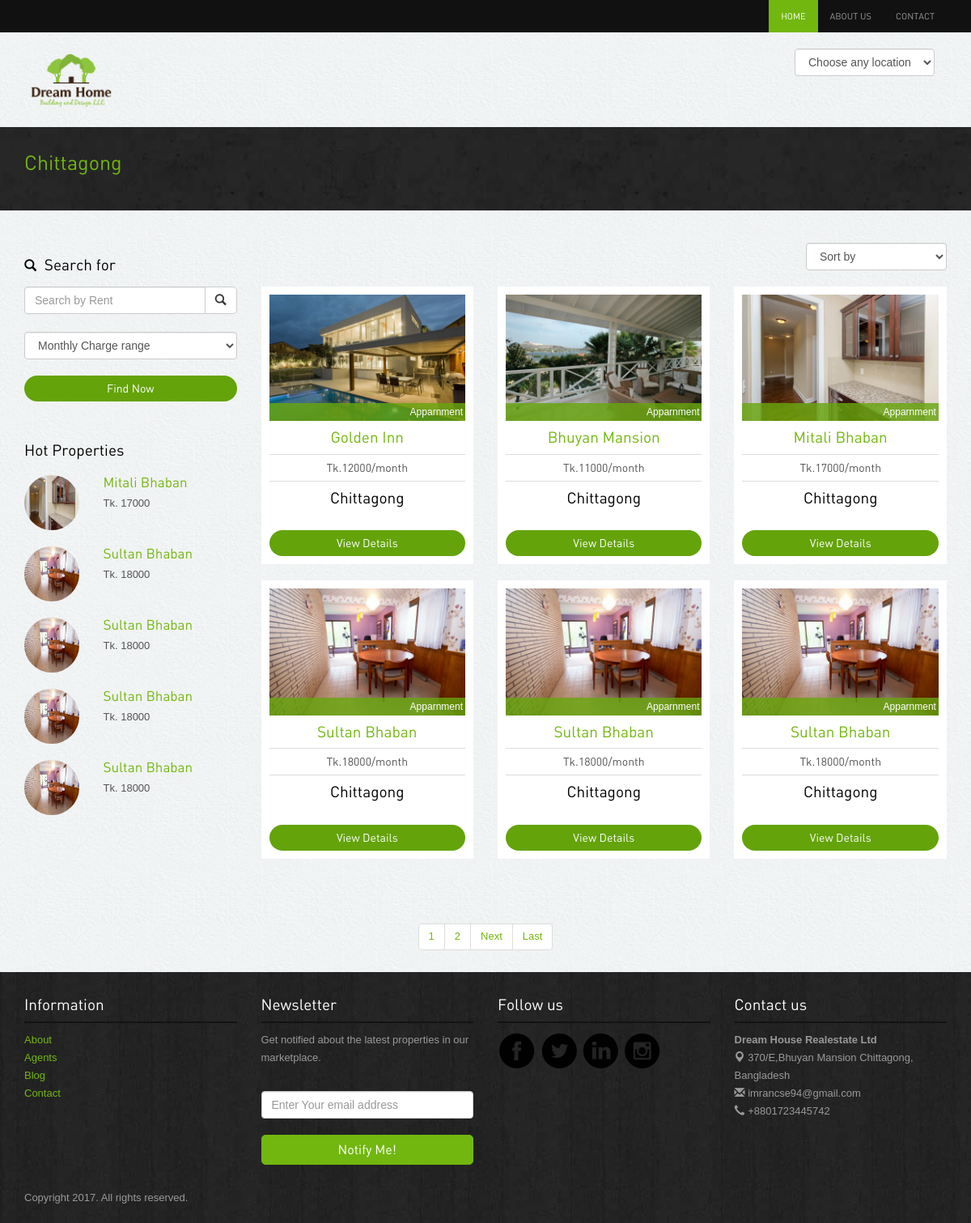
Screenshot of /buysalerent.php?area=Chittagong with the database file from the repository.
### tables this page shows
CREATE TABLE `property` (
  `id` int(11) NOT NULL,
  `name` varchar(50) NOT NULL,
  `charge` decimal(15,2) NOT NULL,
  `address` varchar(100) NOT NULL,
  `floor_space` decimal(10,2) NOT NULL,
  `gas` varchar(50) NOT NULL,
  `water` varchar(50) NOT NULL,
  `electricity` varchar(50) NOT NULL,
  `image1` text NOT NULL,
  `image2` text NOT NULL,
  `image3` text NOT NULL,
  `image4` text NOT NULL,
  `city` varchar(50) NOT NULL,
  `updated` timestamp NOT NULL DEFAULT CURRENT_TIMESTAMP ON UPDATE CURRENT_TIMESTAMP,
  `property_type` varchar(30) NOT NULL,
  `description` text NOT NULL,
  `owner_name` varchar(50) NOT NULL,
  `owner_contact` varchar(20) NOT NULL,
  `bed_room` int(11) NOT NULL,
  `wash_room` int(11) NOT NULL,
  `living_room` int(11) NOT NULL,
  `kitchen` int(11) NOT NULL,
  `parking` int(11) NOT NULL
);

### buysalerent.php (the view, shortened to what this page needs)
<?php include'include/header.php'; ?>
<?php
$page = (int) (!isset($_GET["page"]) ? 1 : $_GET["page"]);
if (isset($_GET['area'])) {
    $city = $_GET['area'];
    $statement = "property where city='$city'";
} elseif (isset($_GET['serch_by_charge'])) {
    $search = $_GET['serch_by_charge'];
    $statement = "property where charge='$search' AND city = '" . $_SESSION['city'] . "' order by id asc";
} elseif (isset($_GET['order'])) {
    if ($_GET['order'] == 1) {
        $statement = "property where city='" . $_SESSION['city'] . "' order by charge asc";
    } else if ($_GET['order'] == 0) {
        $statement = "property where city='" . $_SESSION['city'] . "' order by charge desc";
    }
} else if (isset($_GET['price_range'])) {
    $min = (double) ($_GET['price_range']);
    $max = (double) ($min + 3000);
    $statement = "property where charge >=$min AND charge <=$max AND city='" . $_SESSION['city'] . "' ";
} else {
    $statement = "property where city='" . $_SESSION['city'] . "'";
}
?>
<div class="inside-banner">
    <div class="container">
        <marquee><a href="index.php"><h3 style="color: #72b70f;"><?php echo$_SESSION['city'];?></h3></a></marquee>
    </div>
</div>
<div class="container">
    <div class="properties-listing spacer">
        <div class="row">
            <div class="col-lg-3 col-sm-4 ">
                <form action="buysalerent.php" method="get">
                    <div class="search-form"><h4><span class="glyphicon glyphicon-search"></span> Search for</h4>
                        <div class="input-group">
                            <input name="serch_by_charge" class="form-control" placeholder="Search by Rent" type="text">
                            <span class="input-group-btn">
                                <button type="submit" class="btn btn-default" type="button"><span class="glyphicon glyphicon-search"></span></button>
                            </span>
                        </div>
                </form>
                <br>
                <form action="" >
                    <div class="row">
                        <div class="col-lg-12">
                            <select class="form-control" name="price_range">
                                <option value="">Monthly Charge range</option>
                            </select>
                        </div>
                    </div>
                    <button type="submit" class="btn btn-primary">Find Now</button>
            </div>
            <div class="hot-properties hidden-xs">
                <h4>Hot Properties</h4>
                <?php
                $s_pro = "select * from property where charge > 12000";
                $res_pro = mysqli_query($db, $s_pro);
                $counter=0;
                while ($row_pro=  mysqli_fetch_assoc($res_pro)){
                    if($counter==5)
                        break;
                    $counter++;
                ?>
                <div class="row">
                    <div class="col-lg-4 col-sm-5"><img src="<?php echo"uploads/" . $row_pro['image1']; ?>" class="img-responsive img-circle" alt="properties"></div>
                    <div class="col-lg-8 col-sm-7">
                        <h5><a href="property-detail.php?prodId=<?php echo$row_pro['id']; ?>&apprt_name=<?php echo$row_pro['name']; ?>"><?php echo$row_pro['name']; ?></a></h5>
                        <p class="price">Tk. <?php echo(int)($row_pro['charge']); ?></p> </div>
                </div>
                <?php
                }
                ?>
            </div>
        </div>
        <div class="col-lg-9 col-sm-8">
            <div class="sortby clearfix">
                <form action="buysalerent.php" method="get">
                    <div class="pull-right">
                        <select class="form-control" name="order" onchange="this.form.submit()">
                            <option>Sort by</option>
                        </select>
                    </div>
                </form>
            </div>
            <div class="row">
<?php
include("pagination/function.php");
$limit = 6;
$startpoint = ($page * $limit) - $limit;
$result_product = mysqli_query($db, "select * from {$statement} LIMIT {$startpoint} , {$limit}");
while ($row_product = mysqli_fetch_assoc($result_product)) {
    ?>
                    <form action="property-detail.php" method="get">
                        <div class="col-lg-4 col-sm-6">
                            <div class="properties">
                                <div class="image-holder"><img src="<?php echo"uploads/" . $row_product['image1']; ?>" class="img-responsive" alt="properties">
                                    <div class="status sold"><?php echo$row_product['property_type']; ?></div>
                                </div>
                                <h4 style="color: #72b70f;"><?php echo$row_product['name']; ?></h4>
                                <p class="price">Tk.<?php echo(int)($row_product['charge']); ?>/month</p>
                                <div class="listing-detail">
                                    <h4><?php echo$row_product['city']; ?></h4>
                                </div>
                                <button type="submit" class="btn btn-primary">View Details</button>
                            </div>
                        </div>
                    </form>
    <?php
}
?>
            </div>
        </div>
    </div>
</div>
<div class="center">
<?php echo pagination($db, $statement, $limit, $page); ?>
</div>
<?php include'include/footer.php'; ?>

### assets/style.css (style rules this page uses)
body { color:#555; font:normal 13px/22px Arial; background:url(../images/bgmain.png) #eee; }
h1,h2,h3,h4,h5 { font-weight:normal; font-family: din;margin: 0;padding: 0;color: #000 }
h3 { margin: 0 0 15px 0; font-size: 25px; }
h4 { margin: 10px 0; font-size: 19px; }
h5 { margin: 0 0 5px 0; font-size: 17px; }
h4 span { margin-right: 5px; font-size: 15px; }
p { margin-bottom: 30px; }
a { color:#72b70f; text-decoration:none;outline: none; }
.spacer { margin-top: 40px;margin-bottom:40px; }
.center { text-align: center; }
select,input { outline: 0; margin-bottom: 20px; }
.btn { border-radius: 5px; font-family: din; outline: none; }
.btn-primary { background: #64a30a;border:none;width: 100%;border-radius: 20px; }
.properties-listing div.properties { padding: 10px; background-color: #fff;text-align: center; margin-bottom: 20px; }
.properties-listing div.properties .image-holder { position: relative; }
.properties-listing div.properties .status { position: absolute;bottom: 0;z-index: 100;display: block;width: 100%;color: #fff;padding:0 3px;text-align: right; font-size: 12px; }
.properties-listing div.properties p { margin-bottom: 10px; font-size: 14px;border-top: 1px solid #ddd;border-bottom: 1px solid #ddd;padding: 5px 0;font-family: din; }
.listing-detail { margin-bottom: 30px; }
.status.sold { background:rgba(104,167,13,0.8); }
.inside-banner { background:url(../images/bginside.jpg) #222;color: #fff; padding: 30px 0; }
.search-form { margin-bottom: 50px; }
.search-form h4 { margin: 17px 0; }
.hot-properties { margin-bottom: 50px; }
.hot-properties img { width: 68px; height: 68px; }
.hot-properties h4 { margin-bottom: 20px; }
.hot-properties .row { margin-bottom: 20px; }
.hot-properties .row p { margin-bottom: 5px; }

### rows the page displays
property: image1 (picture), name "Mitali Bhaban", charge "17000", property_type "Apparnment", city "Chittagong"
property: image1 (picture), name "Sultan Bhaban", charge "18000", property_type "Apparnment", city "Chittagong"
property: image1 (picture), name "Sultan Bhaban", charge "18000", property_type "Apparnment", city "Chittagong"
property: image1 (picture), name "Sultan Bhaban", charge "18000", property_type "Apparnment", city "Chittagong"
property: image1 (picture), name "Sultan Bhaban", charge "18000"
property: image1 (picture), property_type "Apparnment", name "Golden Inn", charge "12000", city "Chittagong"
property: image1 (picture), property_type "Apparnment", name "Bhuyan Mansion", charge "11000", city "Chittagong"

### other values shown
$_SESSION['city'] "Chittagong"
